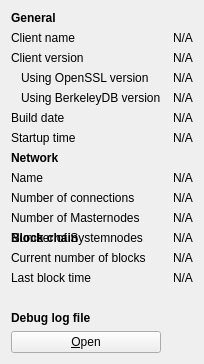
     <widget class="QWidget" name="tab_info">
      <attribute name="title">
       <string>&amp;Information</string>
      </attribute>
      <layout class="QGridLayout" name="gridLayout" columnstretch="0,0">
       <property name="horizontalSpacing">
        <number>12</number>
       </property>
       <item row="11" column="0">
        <widget class="QLabel" name="blockchainHeader">
         <property name="font">
          <font>
           <weight>75</weight>
           <bold>true</bold>
          </font>
         </property>
         <property name="text">
          <string>Block chain</string>
         </property>
        </widget>
       </item>
       <item row="10" column="1">
        <widget class="QLabel" name="masternodeCount">
         <property name="text">
          <string>N/A</string>
         </property>
        </widget>
       </item>
       <item row="11" column="1">
        <widget class="QLabel" name="systemnodeCount">
         <property name="text">
          <string>N/A</string>
         </property>
        </widget>
       </item>
       <item row="1" column="1">
        <widget class="QLabel" name="clientName">
         <property name="cursor">
          <cursorShape>IBeamCursor</cursorShape>
         </property>
         <property name="text">
          <string>N/A</string>
         </property>
         <property name="textFormat">
          <enum>Qt::PlainText</enum>
         </property>
         <property name="textInteractionFlags">
          <set>Qt::LinksAccessibleByMouse|Qt::TextSelectableByKeyboard|Qt::TextSelectableByMouse</set>
         </property>
        </widget>
       </item>
       <item row="0" column="0">
        <widget class="QLabel" name="generalHeader">
         <property name="font">
          <font>
           <weight>75</weight>
           <bold>true</bold>
          </font>
         </property>
         <property name="text">
          <string>General</string>
         </property>
        </widget>
       </item>
       <item row="1" column="0">
        <widget class="QLabel" name="clientNameLabel">
         <property name="text">
          <string>Client name</string>
         </property>
        </widget>
       </item>
       <item row="3" column="1">
        <widget class="QLabel" name="openSSLVersion">
         <property name="cursor">
          <cursorShape>IBeamCursor</cursorShape>
         </property>
         <property name="text">
          <string>N/A</string>
         </property>
         <property name="textFormat">
          <enum>Qt::PlainText</enum>
         </property>
         <property name="textInteractionFlags">
          <set>Qt::LinksAccessibleByMouse|Qt::TextSelectableByKeyboard|Qt::TextSelectableByMouse</set>
         </property>
        </widget>
       </item>
       <item row="5" column="0">
        <widget class="QLabel" name="buildDateLabel">
         <property name="text">
          <string>Build date</string>
         </property>
        </widget>
       </item>
       <item row="9" column="0">
        <widget class="QLabel" name="numberOfConnectionsLabel">
         <property name="text">
          <string>Number of connections</string>
         </property>
        </widget>
       </item>
       <item row="4" column="1">
        <widget class="QLabel" name="berkeleyDBVersion">
         <property name="cursor">
          <cursorShape>IBeamCursor</cursorShape>
         </property>
         <property name="text">
          <string>N/A</string>
         </property>
         <property name="textFormat">
          <enum>Qt::PlainText</enum>
         </property>
         <property name="textInteractionFlags">
          <set>Qt::LinksAccessibleByMouse|Qt::TextSelectableByKeyboard|Qt::TextSelectableByMouse</set>
         </property>
        </widget>
       </item>
       <item row="6" column="0">
        <widget class="QLabel" name="startupTimeLabel">
         <property name="text">
          <string>Startup time</string>
         </property>
        </widget>
       </item>
       <item row="9" column="1">
        <widget class="QLabel" name="numberOfConnections">
         <property name="cursor">
          <cursorShape>IBeamCursor</cursorShape>
         </property>
         <property name="text">
          <string>N/A</string>
         </property>
         <property name="textFormat">
          <enum>Qt::PlainText</enum>
         </property>
         <property name="textInteractionFlags">
          <set>Qt::LinksAccessibleByMouse|Qt::TextSelectableByKeyboard|Qt::TextSelectableByMouse</set>
         </property>
        </widget>
       </item>
       <item row="12" column="0">
        <widget class="QLabel" name="numberOfBlocksLabel">
         <property name="text">
          <string>Current number of blocks</string>
         </property>
        </widget>
       </item>
       <item row="12" column="1">
        <widget class="QLabel" name="numberOfBlocks">
         <property name="cursor">
          <cursorShape>IBeamCursor</cursorShape>
         </property>
         <property name="text">
          <string>N/A</string>
         </property>
         <property name="textFormat">
          <enum>Qt::PlainText</enum>
         </property>
         <property name="textInteractionFlags">
          <set>Qt::LinksAccessibleByMouse|Qt::TextSelectableByKeyboard|Qt::TextSelectableByMouse</set>
         </property>
        </widget>
       </item>
       <item row="13" column="0">
        <widget class="QLabel" name="lastBlockTimeLabel">
         <property name="text">
          <string>Last block time</string>
         </property>
        </widget>
       </item>
       <item row="16" column="0">
        <widget class="QPushButton" name="openDebugLogfileButton">
         <property name="toolTip">
          <string>Open the Crown debug log file from the current data directory. This can take a few seconds for large log files.</string>
         </property>
         <property name="text">
          <string>&amp;Open</string>
         </property>
         <property name="autoDefault">
          <bool>false</bool>
         </property>
        </widget>
       </item>
       <item row="15" column="0">
        <widget class="QLabel" name="debugLogFileHeader">
         <property name="font">
          <font>
           <weight>75</weight>
           <bold>true</bold>
          </font>
         </property>
         <property name="text">
          <string>Debug log file</string>
         </property>
        </widget>
       </item>
       <item row="14" column="0">
        <spacer name="verticalSpacer_2">
         <property name="orientation">
          <enum>Qt::Vertical</enum>
         </property>
         <property name="sizeHint" stdset="0">
          <size>
           <width>20</width>
           <height>20</height>
          </size>
         </property>
        </spacer>
       </item>
       <item row="13" column="1">
        <widget class="QLabel" name="lastBlockTime">
         <property name="cursor">
          <cursorShape>IBeamCursor</cursorShape>
         </property>
         <property name="text">
          <string>N/A</string>
         </property>
         <property name="textFormat">
          <enum>Qt::PlainText</enum>
         </property>
         <property name="textInteractionFlags">
          <set>Qt::LinksAccessibleByMouse|Qt::TextSelectableByKeyboard|Qt::TextSelectableByMouse</set>
         </property>
        </widget>
       </item>
       <item row="2" column="0">
        <widget class="QLabel" name="clientVersionLabel">
         <property name="text">
          <string>Client version</string>
         </property>
        </widget>
       </item>
       <item row="2" column="1">
        <widget class="QLabel" name="clientVersion">
         <property name="cursor">
          <cursorShape>IBeamCursor</cursorShape>
         </property>
         <property name="text">
          <string>N/A</string>
         </property>
         <property name="textFormat">
          <enum>Qt::PlainText</enum>
         </property>
         <property name="textInteractionFlags">
          <set>Qt::LinksAccessibleByMouse|Qt::TextSelectableByKeyboard|Qt::TextSelectableByMouse</set>
         </property>
        </widget>
       </item>
       <item row="7" column="0">
        <widget class="QLabel" name="networkHeader">
         <property name="font">
          <font>
           <weight>75</weight>
           <bold>true</bold>
          </font>
         </property>
         <property name="text">
          <string>Network</string>
         </property>
        </widget>
       </item>
       <item row="8" column="0">
        <widget class="QLabel" name="networkNameLabel">
         <property name="text">
          <string>Name</string>
         </property>
        </widget>
       </item>
       <item row="6" column="1">
        <widget class="QLabel" name="startupTime">
         <property name="cursor">
          <cursorShape>IBeamCursor</cursorShape>
         </property>
         <property name="text">
          <string>N/A</string>
         </property>
         <property name="textFormat">
          <enum>Qt::PlainText</enum>
         </property>
         <property name="textInteractionFlags">
          <set>Qt::LinksAccessibleByMouse|Qt::TextSelectableByKeyboard|Qt::TextSelectableByMouse</set>
         </property>
        </widget>
       </item>
       <item row="3" column="0">
        <widget class="QLabel" name="openSSLVersionLabel">
         <property name="text">
          <string>Using OpenSSL version</string>
         </property>
         <property name="indent">
          <number>10</number>
         </property>
        </widget>
       </item>
       <item row="8" column="1">
        <widget class="QLabel" name="networkName">
         <property name="cursor">
          <cursorShape>IBeamCursor</cursorShape>
         </property>
         <property name="text">
          <string>N/A</string>
         </property>
         <property name="textFormat">
          <enum>Qt::PlainText</enum>
         </property>
         <property name="textInteractionFlags">
          <set>Qt::LinksAccessibleByMouse|Qt::TextSelectableByKeyboard|Qt::TextSelectableByMouse</set>
         </property>
        </widget>
       </item>
       <item row="10" column="0">
        <widget class="QLabel" name="masternodeCountLabel">
         <property name="text">
          <string>Number of Masternodes</string>
         </property>
        </widget>
       </item>
       <item row="11" column="0">
        <widget class="QLabel" name="systemnodeCountLabel">
         <property name="text">
          <string>Number of Systemnodes</string>
         </property>
        </widget>
       </item>
       <item row="5" column="1">
        <widget class="QLabel" name="buildDate">
         <property name="cursor">
          <cursorShape>IBeamCursor</cursorShape>
         </property>
         <property name="text">
          <string>N/A</string>
         </property>
         <property name="textFormat">
          <enum>Qt::PlainText</enum>
         </property>
         <property name="textInteractionFlags">
          <set>Qt::LinksAccessibleByMouse|Qt::TextSelectableByKeyboard|Qt::TextSelectableByMouse</set>
         </property>
        </widget>
       </item>
       <item row="4" column="0">
        <widget class="QLabel" name="berkeleyDBVersionLabel">
         <property name="text">
          <string>Using BerkeleyDB version</string>
         </property>
         <property name="indent">
          <number>10</number>
         </property>
        </widget>
       </item>
      </layout>
     </widget>
